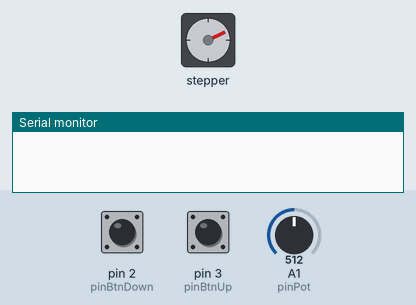
Simulated run of this sketch. Board: Arduino Uno, built with avr-gcc and run on an emulated ATmega328P. On the bench: stepper motor, the last lines printed to the serial monitor. Wiring (inferred from the names in the program): stepper motor driver (200 steps per turn assumed): step pin 9; direction pin 10; enable pin 11. The test bench sets the inputs (shaded band); at power-on: A1 (pinPot) = 512, pin 2 (pinBtnDown) HIGH, pin 3 (pinBtnUp) HIGH.

Above: at 1.2 s.
1.3 s: A1 (pinPot) set to 122
At 2.1 s:
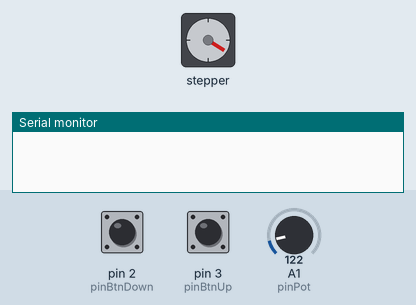
4.3 s: A1 (pinPot) set to 306
At 4.78 s:
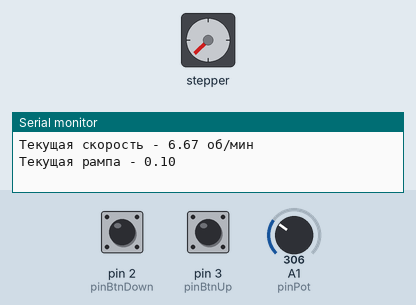
Timing chart, 0 to 13.3 s (numbered marks = the images above; inputs shaded):
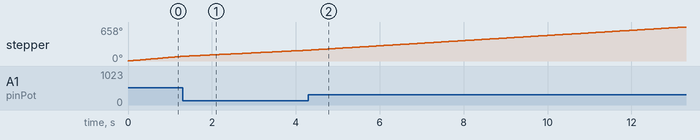

The sketch:

stepper_motor.ino
```cpp
#define pinStep 9
#define pinDir 10
#define pinEnable 11

#define pinPot A1 // потенциометр

#define pinBtnDown 2 // кнопка "меньше"
#define pinBtnUp 3 // кнопка "больше"
#define btnTimer 1000 // таймаут удержания кнопки

#define steps 200 // Кол-во шагов на оборот двигателя
#define rampStep 0.1 // шаг изменения рампы
#define minRamp 0.1 // 0.1 секунда
#define maxRamp 2// 2 секунуды
#define rampSteps 10

uint16_t delayMinSpeed = 1000 / (steps * 0.1); // 0.1 rpm
uint16_t delayMaxSpeed = 1000 / (steps * 2); // 2 rpm


uint32_t timer;
uint32_t tmr;

float currentRamp = minRamp;

void setup(){

  Serial.begin(9600);
  pinMode(pinStep, OUTPUT);
  pinMode(pinDir, OUTPUT);
  pinMode(pinEnable, OUTPUT);
  pinMode(pinPot, INPUT);
  pinMode(pinBtnDown, INPUT_PULLUP);
  pinMode(pinBtnUp, INPUT_PULLUP);
}

uint16_t pause = 1000 * ramp() / rampSteps;
uint16_t k = potentio() * rampSteps;

void loop() {

  mainFunc();

}

void mainFunc(){

  info(potentio(), ramp());
  motor(potentio(), ramp());
}

float ramp(){
  /* Функция изменения рампы */

  bool btnDown = !digitalRead(pinBtnDown); // меньше
  bool btnUp = !digitalRead(pinBtnUp); // больше

  if (btnDown && millis() - timer > btnTimer) {
    timer = millis();

    if (currentRamp <= minRamp){
      Serial.println("Рампа минимальна!");
    }
    else if (currentRamp >= (minRamp + 0.1) && currentRamp < (maxRamp + 0.1)){
      currentRamp -= rampStep;
      Serial.print("Текущая рампа - ");
      Serial.println(currentRamp);
    }
  }


  if (btnUp && millis() - timer > btnTimer) {
    timer = millis();
    if (currentRamp >= 2){
       Serial.println("Максимальная рампа!");
    }
    else if(currentRamp >= minRamp && currentRamp < 2){
      currentRamp += rampStep;
      Serial.print("Текущая рампа - ");
      Serial.println(currentRamp);
    }
  }
  return currentRamp;
}


uint16_t potentio(){
  /*Функция чтения и обработки сигнала с потенциометра */

  uint16_t resistor = analogRead(pinPot);
  uint16_t motorSpeed = map(resistor, 0, 1023, delayMinSpeed, delayMaxSpeed);
  return motorSpeed;
}


void motor(float val, float ramp){
    /*Функция управления мотором*/

  if (val < 0){
    digitalWrite(pinEnable, HIGH); // запрещаем работу по ТЗ
  }

  digitalWrite(pinEnable, LOW);
  digitalWrite(pinDir, 1);
  digitalWrite(pinStep, HIGH);

  if (millis() - timer >= val){
    timer = millis();
    digitalWrite(pinStep, LOW);
  }
}

void info(float val, float ramp){
  /* Вывод информации в последовательный порт*/

  if (millis() - tmr > 3000){
    tmr = millis();
    Serial.print("Текущая скорость - ");
    Serial.print(60/(val/1000)/steps); // 60 секунд
    Serial.println(" об/мин");
    Serial.print("Текущая рампа - ");
    Serial.println(ramp);
  }
}
```
